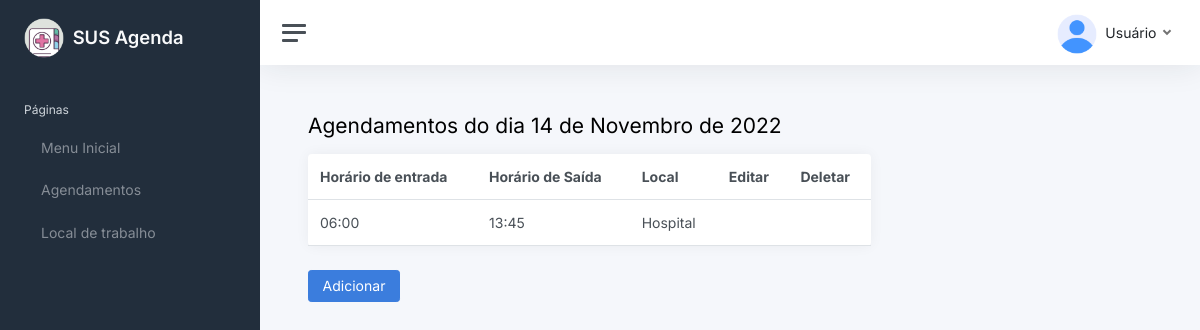
Page /agendamentosdia/1/ on the committed database.
### Agendamento/models.py (models this page shows, shortened)
class TbAgendamentosmes(models.Model):
    agm_codigo = models.AutoField(primary_key=True)
    agm_data= models.DateField()

class TbHorarios(models.Model):
    hor_codigo = models.AutoField(primary_key=True)
    hor_agm_codigo = models.ForeignKey(TbAgendamentosmes, on_delete=models.CASCADE, blank=True, null=True  )
    hor_horariosaida = models.TimeField(default='')
    hor_horarioentrada = models.TimeField(default='')
    hor_loc_codigo = models.ForeignKey(TbLocal, on_delete=models.CASCADE,default='' )

class TbLocal(models.Model):
    loc_codigo = models.AutoField(primary_key=True)
    loc_logradouro = models.CharField( max_length=150)
    loc_numero = models.IntegerField()
    loc_nomeunidadedeservico = models.CharField(max_length=150)
    loc_bai_codigo = models.ForeignKey(TbBairros, on_delete=models.CASCADE )
    def __str__ (self):
         return self.loc_nomeunidadedeservico

### Agendamento/views.py (the view)
# urls.py: path('agendamentosdia/<int:id>/', views.viTbAgendamentosdia, name= 'agendamentosdia1'),
def viTbAgendamentosdia(request, id):
    age = TbAgendamentosmes.objects.get(pk=id)
    data = age.agm_data
    if  age :
        agendamentos = TbHorarios.objects.all().filter(hor_agm_codigo = id)
        parametros = { "agendamentosdia": agendamentos,
                      "data": data
                        }
    return render(request, "agendadia.html", parametros)

### Agendamento/templates/agendadia.html (shortened to what this page needs)
{% load static %}
<!DOCTYPE html>
<html lang="en">
<head>
	<link href="{% static 'css/app.css'%}" rel="stylesheet">
</head>
<body>
	<div class="wrapper">
		<nav id="sidebar" class="sidebar js-sidebar">
			<div class="sidebar-content js-simplebar">
				<a class="sidebar-brand" href="/inicio/">
					<img src="{% static 'img/icons/unisaude.png'%}" class="avatar img-fluid rounded me-1"/>
				<span class="align-middle">SUS Agenda</span>
        </a>
				<ul class="sidebar-nav">
					<li class="sidebar-header">
						Páginas
					</li>
					<li class="sidebar-item">
						<a class="sidebar-link" href="Menu.html">
               <span class="align-middle">Menu Inicial</span>
            </a>
					</li>
					<li class="sidebar-item">
					<a class="sidebar-link" href="/agendamentos/">
              	 <span class="align-middle">Agendamentos</span>
           	 	</a>
				</li>
				<li class="sidebar-item">
				<li class="sidebar-item">
					<a class="sidebar-link" href="/localdetrabalho/">
              	 <span class="align-middle">Local de trabalho</span>
           	 	</a>
				</li>
		</nav>
		<div class="main">
			<nav class="navbar navbar-expand navbar-light navbar-bg">
				<a class="sidebar-toggle js-sidebar-toggle">
          <i class="hamburger align-self-center"></i>
        </a>
				<div class="navbar-collapse collapse">
					<ul class="navbar-nav navbar-align">
						<li class="nav-item dropdown">
							<a class="nav-icon dropdown-toggle" href="#" id="messagesDropdown" data-bs-toggle="dropdown">
								<div class="position-relative">
							</div>
							</a>
							<div class="dropdown-menu dropdown-menu-lg dropdown-menu-end py-0">
								<div class="list-group">
									<a href="#" class="list-group-item">
										<div class="row g-0 align-items-center">
						<li class="nav-item dropdown">
							<a class="nav-link dropdown-toggle d-none d-sm-inline-block" href="#" data-bs-toggle="dropdown">
								<img src="{% static 'img/avatars/user.png'%}" class="avatar img-fluid rounded me-1"  /> <span class="text-dark">Usuário</span>
							</a>
              </a>
						</li>
					</ul>
				</div>
			</nav>
			<main class="content">
				<div class="container-fluid p-0">
			<div class="mb-3">
				<h1 class="h3 d-inline align-middle">Agendamentos do dia {{data}}</h1>
			</div>
            <div class="col-12 col-lg-8 col-xxl-9 d-flex">
                <div class="card flex-fill">
                    <table class="table table-hover my-0">
                        <thead>
                            <tr>
                                <th class="d-none d-md-table-cell">Horário de entrada</th>
                                <th class="d-none d-md-table-cell">Horário de Saída</th>
								<th class="d-none d-md-table-cell">Local</th>
                                <th class="d-none d-md-table-cell">Editar</th>
                                <th class="d-none d-md-table-cell">Deletar</th>
                            </tr>
                        </thead>
                        <tbody>
                            <tr>
								{% for loc in agendamentosdia %}
								<tr>
									<td class="d-none d-xl-table-cell"> {{ loc.hor_horarioentrada }} </td>
									<td class="d-none d-xl-table-cell"> {{ loc.hor_horariosaida }} </td>
									<td class="d-none d-xl-table-cell"> {{ loc.hor_loc_codigo }} </td>
									<td class=""><a href="{% url 'url_update4' loc.hor_codigo %}"></a>
									</td>
									<td class=""><a href="{% url 'url_delete4' loc.hor_codigo %}"></a>
									</td>
								</tr>
								{% endfor %}
                            </tr>
                        </tbody>
                    </table>
                </div>
            </div>
</div>
<a href="/createHor/"><button class = "btn btn-primary">Adicionar</button></a>
<main class="content">
</body>
</html>

### rows in the picture
TbAgendamentosmes: agm_data "14 de Novembro de 2022"
TbHorarios: hor_horarioentrada "06:00", hor_horariosaida "13:45", hor_loc_codigo "Hospital"
